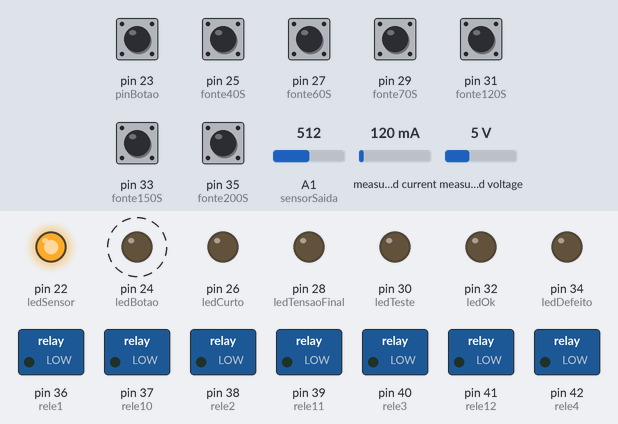
The sketch below on a simulated Arduino Mega 2560, built with avr-gcc and run on an emulated ATmega2560. Shown: switched loads named in the sketch (green lamp = pin HIGH), output pins drawn as LEDs (lit = HIGH). Dashed ring = blinking. Inputs (shaded band) come from the test bench; at power-on: pin 23 (pinBotao), pin 25 (fonte40S), pin 27 (fonte60S), pin 29 (fonte70S), pin 31 (fonte120S), pin 33 (fonte150S), pin 35 (fonte200S) HIGH, A1 (sensorSaida) = 512, measured current 120 mA, measured voltage 5 V.

Above: at 2.2 s.
2.3 s: pin 23 (pinBotao) pulled LOW for 0.2 s
At 3.46 s:
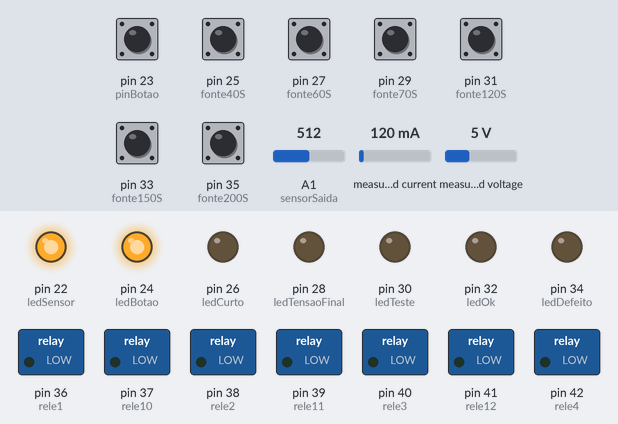
5.5 s: A1 (sensorSaida) set to 557
8.5 s: A1 (sensorSaida) set to 583
At 9.04 s:
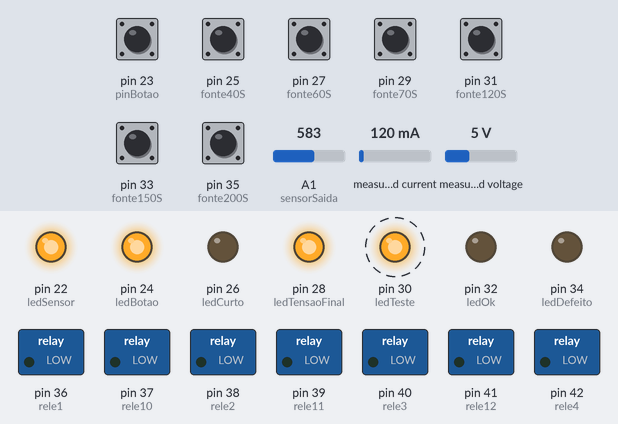
11.5 s: A1 (sensorSaida) set to 418
14.5 s: A1 (sensorSaida) set to 394
At 17.4 s:
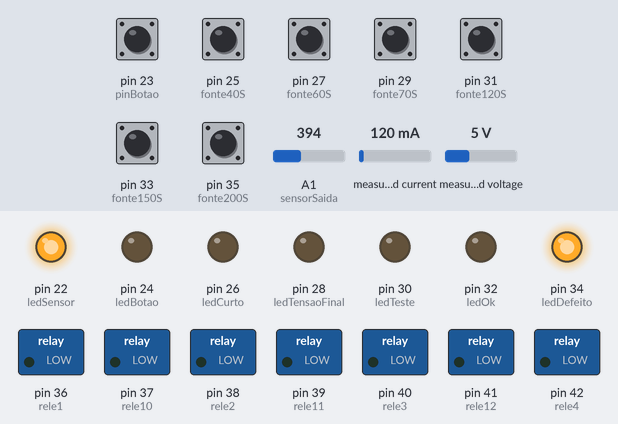
17.5 s: pin 23 (pinBotao) pulled LOW for 1 s
At 19.3 s:
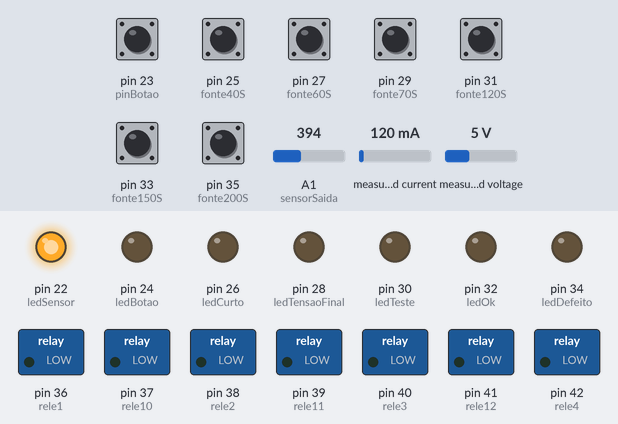
Timing chart, 0 to 21.5 s (numbered marks = the images above; inputs shaded):
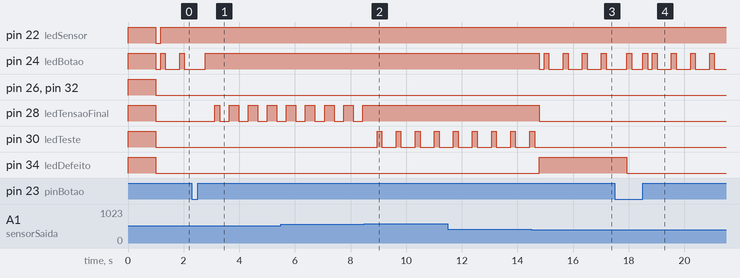

The sketch:

JFA_Evenlhecimento_fonte.ino
```cpp
//ler sensores
#include "EmonLib.h"  //INCLUSÃO DE BIBLIOTECA

#define VOLT_CAL 127.0  //160.0 para 220

EnergyMonitor emon1;
//portas entradas
#define pinBotao 23
//seletora
#define fonte40S 25
#define fonte60S 27
#define fonte70S 29
#define fonte120S 31
#define fonte150S 33
#define fonte200S 35
//leds
#define ledBotao 24
#define ledTeste 30
#define ledSensor 22
#define ledOk 32
#define ledDefeito 34
#define ledCurto 26
#define ledTensaoFinal 28
//portas entradas sensores
#define sensor A0
#define sensorSaida A1
#define sensorCorrenteSaida A2
//disjuntores
#define rele1 36
#define rele2 38
#define rele3 40
#define rele4 42
#define rele5 44
#define rele6 46
#define rele7 48
#define rele8 50
#define rele9 52
#define rele10 37
#define rele11 39
#define rele12 41
#define rele13 43
//reles
//varaiveis de tempo
unsigned long timeTeste;
unsigned long tempo;
unsigned long delayPiscaCurto;
unsigned long delayPiscaCurtos;
unsigned long delayRele;
unsigned long timeRele;
unsigned long delayLigaRele;
unsigned long timeLigaRele;
unsigned long delayTensaoMedida;
unsigned long timeTensaoMedida;
//funcoes
void fonte40();
void ligaRede();
void teste_curto();
void fonte60();
void fonte70();
void fonte120();
void fonte150();
void fonte200();
void desliga_fontes();
void controla_led_sensor();
//variavel de cont
byte x = 0;
byte y = 0;
byte estado = 1;
byte varificar = 0;
//variaveis sensores
float tensaoEntrada = 0.0;
float tensaoMedida = 0.0;

float valorR1 = 30000.0;
float valorR2 = 7500.0;
int leituraSensor = 0;
byte verificaLed = 0;
void setup() {
  Serial.begin(9600);  //inicia a porta serial na 9600
  //define leds
  pinMode(ledBotao, OUTPUT);
  pinMode(ledOk, OUTPUT);
  pinMode(ledDefeito, OUTPUT);
  pinMode(ledTensaoFinal, OUTPUT);
  pinMode(ledSensor, OUTPUT);
  pinMode(ledTeste, OUTPUT);
  pinMode(ledCurto, OUTPUT);
  //define entradas
  pinMode(pinBotao, INPUT_PULLUP);
  //Seletora
  pinMode(fonte40S, INPUT_PULLUP);
  pinMode(fonte60S, INPUT_PULLUP);
  pinMode(fonte70S, INPUT_PULLUP);
  pinMode(fonte120S, INPUT_PULLUP);
  pinMode(fonte150S, INPUT_PULLUP);
  pinMode(fonte200S, INPUT_PULLUP);
  //define sensores
  pinMode(sensor, INPUT);
  pinMode(sensorSaida, INPUT);
  pinMode(sensorCorrenteSaida, INPUT);
  //disjuntores

  //fontes 40
  pinMode(rele1, OUTPUT);
  pinMode(rele2, OUTPUT);
  pinMode(rele3, OUTPUT);
  pinMode(rele4, OUTPUT);
  pinMode(rele5, OUTPUT);
  pinMode(rele6, OUTPUT);
  pinMode(rele7, OUTPUT);
  pinMode(rele8, OUTPUT);
  pinMode(rele9, OUTPUT);
  pinMode(rele10, OUTPUT);
  pinMode(rele11, OUTPUT);
  pinMode(rele12, OUTPUT);
  pinMode(rele13, OUTPUT);
  digitalWrite(rele1, LOW);
  digitalWrite(rele2, LOW);
  digitalWrite(rele3, LOW);
  digitalWrite(rele4, LOW);
  digitalWrite(rele5, LOW);
  digitalWrite(rele6, LOW);
  digitalWrite(rele7, LOW);
  digitalWrite(rele8, LOW);
  digitalWrite(rele9, LOW);
  digitalWrite(rele10, LOW);
  digitalWrite(rele11, LOW);
  digitalWrite(rele12, LOW);
  digitalWrite(rele13, LOW);
  //sensores
  emon1.voltage(sensor, VOLT_CAL, 1.7);
  acendeTodosLeds();
  delay(1000);
  desliga_todos_leds();
}

void loop() {
  controla_led();
  static unsigned long delayPisca;
  if ((millis() - delayPisca) < 3000) {
    leituraSensor = analogRead(sensorSaida);
    tensaoEntrada = (leituraSensor * 5.0) / 1024.0;
    tensaoMedida = tensaoEntrada / (valorR2 / (valorR1 + valorR2));
  }
  if ((millis() - delayPisca) >= 6000) {
    delayPisca = millis();
  }

  if (!digitalRead(pinBotao) && x == 0) {
    delay(400);
    if (tensaoMedida > 11) {
      x = 1;
      estado = 0;
    }
    desliga_fontes();
    digitalWrite(ledBotao, HIGH);
    digitalWrite(ledOk, LOW);
    digitalWrite(ledDefeito, LOW);
    delayPiscaCurtos = millis();
    delayPiscaCurto = delayPiscaCurtos;
    digitalWrite(ledTensaoFinal, LOW);
  }

  if (x == 0) {
    digitalWrite(ledTensaoFinal, LOW);
    digitalWrite(ledCurto, LOW);

  }
  if (x == 1) {
    x = 3;
  }
  if (!digitalRead(fonte40S) && x == 0) {
    y = 1;
  }

  if (!digitalRead(fonte60S) && x == 0) {
    y = 2;
  }

  if (!digitalRead(fonte70S) && x == 0) {
    y = 3;
  }

  if (!digitalRead(fonte120S) && x == 0) {
    y = 4;
  }
  if (!digitalRead(fonte150S) && x == 0) {
    y = 5;
  }
  if (!digitalRead(fonte200S) && x == 0) {
    y = 6;
  }
  if(estado == 1){
    desliga_fontes_devagar();
  }
if(x == 5){
  switch (y){
    case 1:
      fonte40();
    case 2:
      fonte60();
    case 3:
      fonte70();
    case 4:
      fonte120();
    case 5:
      fonte150();
    case 6:
      fonte200();
  }
}

  emon1.calcVI(17, 100);
  float supplyVoltage = emon1.Vrms;
  if (supplyVoltage > 110) {
    digitalWrite(ledSensor, HIGH);
  } else {
    controla_led_sensor();
    if (x > 1) {
      tempo = timeTeste;
      x = 0;
      digitalWrite(ledDefeito, HIGH);
      desliga_todos_leds();
      desliga_fontes();
    }
  }
  if (tensaoMedida > 12 && x == 3) {
    x = 4;
  } else {
    controla_led_tensao();
  }
  if (tensaoMedida > 14 && x == 4) {
    timeTeste = millis();
    tempo = timeTeste;
    verificaLed = 0;
    delayLigaRele = millis();
    timeLigaRele = delayLigaRele;
    delayRele = millis();
    timeRele = delayRele;
    delayTensaoMedida = millis();
    timeTensaoMedida = delayTensaoMedida;
    x = 5;
    digitalWrite(ledTensaoFinal, HIGH);
  } else {
    controla_led_tensao();
  }
  if (tensaoMedida < 10 && x == 5) {
    digitalWrite(ledDefeito, HIGH);
    desligaLed();
    digitalWrite(ledTensaoFinal, LOW);
    x = 0;
    desliga_fontes();
  }
  if (x == 4) {
    verificaLed = 0;
    timeTeste = millis();
    tempo = timeTeste;
    delayLigaRele = millis();
    timeLigaRele = delayLigaRele;
    delayRele = millis();
    timeRele = delayRele;
  }
  if (x == 5) {
    timeTeste = millis();
    if (timeTeste - tempo > 23000) {  //3:30 minutos
      tempo = timeTeste;
      digitalWrite(ledDefeito, LOW);
      digitalWrite(ledTeste, LOW);
      digitalWrite(ledCurto, LOW);
      estado = 1;
      x = 0;
      if (x == 0) {
        digitalWrite(ledOk, HIGH);
      }
    }
    byte sinal = digitalRead(rele1);
    timeTeste = millis();
    if ((timeTeste - tempo) > 13000 && (timeTeste - tempo) < 23000) {
      delayRele = millis();
      timeRele = delayRele;
      verificaLed =  1;
      digitalWrite(ledTeste, HIGH);
    }
  }
  controla_led_teste();
}

void fonte40() {
  delayLigaRele = millis();
  if (delayLigaRele - timeLigaRele > 1000) {
    digitalWrite(rele9, HIGH);
  }
  if (delayLigaRele - timeLigaRele > 2000) {
    digitalWrite(rele10, HIGH);
  }
  if (delayLigaRele - timeLigaRele > 3000) {
    digitalWrite(rele2, HIGH);
  }
  if (delayLigaRele - timeLigaRele > 4000) {
    digitalWrite(rele3, HIGH);
  }

}
void fonte60() {
  delayLigaRele = millis();
  if (delayLigaRele - timeLigaRele > 1000) {
    digitalWrite(rele9, HIGH);
  }
  if (delayLigaRele - timeLigaRele > 2000) {
    digitalWrite(rele10, HIGH);
  }
  if (delayLigaRele - timeLigaRele > 3000) {
    digitalWrite(rele2, HIGH);
  }
  if (delayLigaRele - timeLigaRele > 4000) {
    digitalWrite(rele3, HIGH);
  }
}
void fonte70() {
  delayLigaRele = millis();
  if (delayLigaRele - timeLigaRele > 1000) {
    digitalWrite(rele9, HIGH);
  }
  if (delayLigaRele - timeLigaRele > 2000) {
    digitalWrite(rele10, HIGH);
  }
  if (delayLigaRele - timeLigaRele > 3000) {
    digitalWrite(rele2, HIGH);
  }
  if (delayLigaRele - timeLigaRele > 4000) {
    digitalWrite(rele3, HIGH);
  }
}
void fonte120() {
  delayLigaRele = millis();
  if (delayLigaRele - timeLigaRele > 1000) {
    digitalWrite(rele9, HIGH);
  }
  if (delayLigaRele - timeLigaRele > 2000) {
    digitalWrite(rele10, HIGH);
  }
  if (delayLigaRele - timeLigaRele > 3000) {
    digitalWrite(rele2, HIGH);
  }
  if (delayLigaRele - timeLigaRele > 4000) {
    digitalWrite(rele3, HIGH);
  }
}
void fonte150() {
  delayLigaRele = millis();
  if (delayLigaRele - timeLigaRele > 1000) {
    digitalWrite(rele9, HIGH);
  }
  if (delayLigaRele - timeLigaRele > 2000) {
    digitalWrite(rele10, HIGH);
  }
  if (delayLigaRele - timeLigaRele > 3000) {
    digitalWrite(rele2, HIGH);
  }
  if (delayLigaRele - timeLigaRele > 4000) {
    digitalWrite(rele3, HIGH);
  }
}
void fonte200() {
  delayLigaRele = millis();
  if (delayLigaRele - timeLigaRele > 1000) {
    digitalWrite(rele1, HIGH);
  }
  if (delayLigaRele - timeLigaRele > 2000) {
    digitalWrite(rele11, HIGH);
  }
  if (delayLigaRele - timeLigaRele > 3000) {
    digitalWrite(rele12, HIGH);
  }
  if (delayLigaRele - timeLigaRele > 4000) {
    digitalWrite(rele13, HIGH);
  }
}
void desliga_fontes(){
    digitalWrite(rele1, LOW);
  digitalWrite(rele2, LOW);
  digitalWrite(rele3, LOW);
  digitalWrite(rele4, LOW);
  digitalWrite(rele5, LOW);
  digitalWrite(rele6, LOW);
  digitalWrite(rele7, LOW);
  digitalWrite(rele8, LOW);
  digitalWrite(rele9, LOW);
  digitalWrite(rele10, LOW);
  digitalWrite(rele11, LOW);
  digitalWrite(rele12, LOW);
  digitalWrite(rele13, LOW);
}
void desliga_fontes_devagar() {
  delayRele = millis();
  if((delayRele - timeRele) > 500){
  digitalWrite(rele1, LOW);
  }
    if((delayRele - timeRele) > 1000){
  digitalWrite(rele2, LOW);
  }
    if((delayRele - timeRele) > 1500){
  digitalWrite(rele3, LOW);
  }
    if((delayRele - timeRele) > 2000){
  digitalWrite(rele4, LOW);
  }
    if((delayRele - timeRele) > 2500){
  digitalWrite(rele5, LOW);
  }
    if((delayRele - timeRele) > 3000){
  digitalWrite(rele6, LOW);
  }
    if((delayRele - timeRele) > 3500){
  digitalWrite(rele7, LOW);
  }
    if((delayRele - timeRele) > 4000){
  digitalWrite(rele8, LOW);
  }
    if((delayRele - timeRele) > 4500){
  digitalWrite(rele9, LOW);
  }
    if((delayRele - timeRele) > 5000){
  digitalWrite(rele10, LOW);
  }
    if((delayRele - timeRele) > 5500){
  digitalWrite(rele11, LOW);
  }
    if((delayRele - timeRele) > 6000){
  digitalWrite(rele12, LOW);
  }
   if((delayRele - timeRele) > 6500){
  digitalWrite(rele13, LOW);
  }
    if((delayRele - timeRele) > 7000){
    timeRele = delayRele;
  }
}
void controla_led() {

  static unsigned long delayPisca;
  if (x == 0) {
    if ((millis() - delayPisca) < 300) {
      digitalWrite(ledBotao, HIGH);
    } else {
      digitalWrite(ledBotao, LOW);
    }
    if ((millis() - delayPisca) >= 600) {
      delayPisca = millis();
    }
  }
}
void controla_led_tensao() {
  static unsigned long delayPisca;
  if (x >= 3 && x <= 4) {
    if ((millis() - delayPisca) < 300) {
      digitalWrite(ledTensaoFinal, HIGH);
    } else {
      digitalWrite(ledTensaoFinal, LOW);
    }

    if ((millis() - delayPisca) >= 600) {
      delayPisca = millis();
    }
  }
}
void controla_led_teste() {
  static unsigned long delayPisca;
  if (x == 5 && verificaLed == 0) {
    if ((millis() - delayPisca) < 300) {
      digitalWrite(ledTeste, HIGH);
    } else {
      digitalWrite(ledTeste, LOW);
    }

    if ((millis() - delayPisca) >= 600) {
      delayPisca = millis();
    }
  }
}
void controla_led_sensor() {
  static unsigned long delayPisca;
  if ((millis() - delayPisca) < 300) {
    digitalWrite(ledSensor, HIGH);
  } else {
    digitalWrite(ledSensor, LOW);
  }

  if ((millis() - delayPisca) >= 600) {
    delayPisca = millis();
  }
}
void controla_led_curto() {
  static unsigned long delayPisca;
  if ((millis() - delayPisca) < 300) {
    digitalWrite(ledCurto, HIGH);
  } else {
    digitalWrite(ledCurto, LOW);
  }

  if ((millis() - delayPisca) >= 600) {
    delayPisca = millis();
  }
}
void acende_led_OK() {
  digitalWrite(ledOk, HIGH);
}
void desligaTodosLeds() {
  digitalWrite(ledTeste, LOW);
  digitalWrite(ledCurto, LOW);
  digitalWrite(ledSensor, LOW);
  digitalWrite(ledDefeito, LOW);
  digitalWrite(ledOk, LOW);
  digitalWrite(ledTensaoFinal, LOW);
}
void desligaLed() {
  digitalWrite(ledTeste, LOW);
  digitalWrite(ledCurto, LOW);
  digitalWrite(ledTensaoFinal, LOW);
}
void acendeTodosLeds() {
  digitalWrite(ledTeste, HIGH);
  digitalWrite(ledCurto, HIGH);
  digitalWrite(ledSensor, HIGH);
  digitalWrite(ledDefeito, HIGH);
  digitalWrite(ledOk, HIGH);
  digitalWrite(ledTensaoFinal, HIGH);
  digitalWrite(ledBotao, HIGH);
}

void desliga_todos_leds() {
  digitalWrite(ledTeste, LOW);
  digitalWrite(ledCurto, LOW);
  digitalWrite(ledSensor, LOW);
  digitalWrite(ledDefeito, LOW);
  digitalWrite(ledOk, LOW);
  digitalWrite(ledTensaoFinal, LOW);
  digitalWrite(ledBotao, LOW);
}
```

Measured:
- the behaviour switches between 573 and 574 on A1 (sensorSaida) (found by bisection; images 1 and 2)
- the behaviour switches between 410 and 409 on A1 (sensorSaida) (found by bisection; images 2 and 3)
- after the input at 2.3 s, pin 28 (ledTensaoFinal): LOW → HIGH after 0.82 s, then repeats every 0.69 s: LOW 0.34 s, HIGH 0.34 s
- after the input at 8.5 s, pin 28 (ledTensaoFinal): stops changing and stays HIGH; pin 30 (ledTeste): alternates HIGH for 0.17 s and LOW for 0.51 s, starting after 0.45 s
- after the input at 14.5 s, pin 24 (ledBotao): HIGH → LOW after 0.29 s, then repeats every 0.69 s: HIGH 0.17 s, LOW 0.51 s; pin 28 (ledTensaoFinal): HIGH → LOW after 0.29 s; pin 30 (ledTeste): goes on until 14.6 s, then stays LOW; pin 34 (ledDefeito): LOW → HIGH after 0.29 s
- after the input at 17.5 s, pin 34 (ledDefeito): HIGH → LOW after 0.44 s
